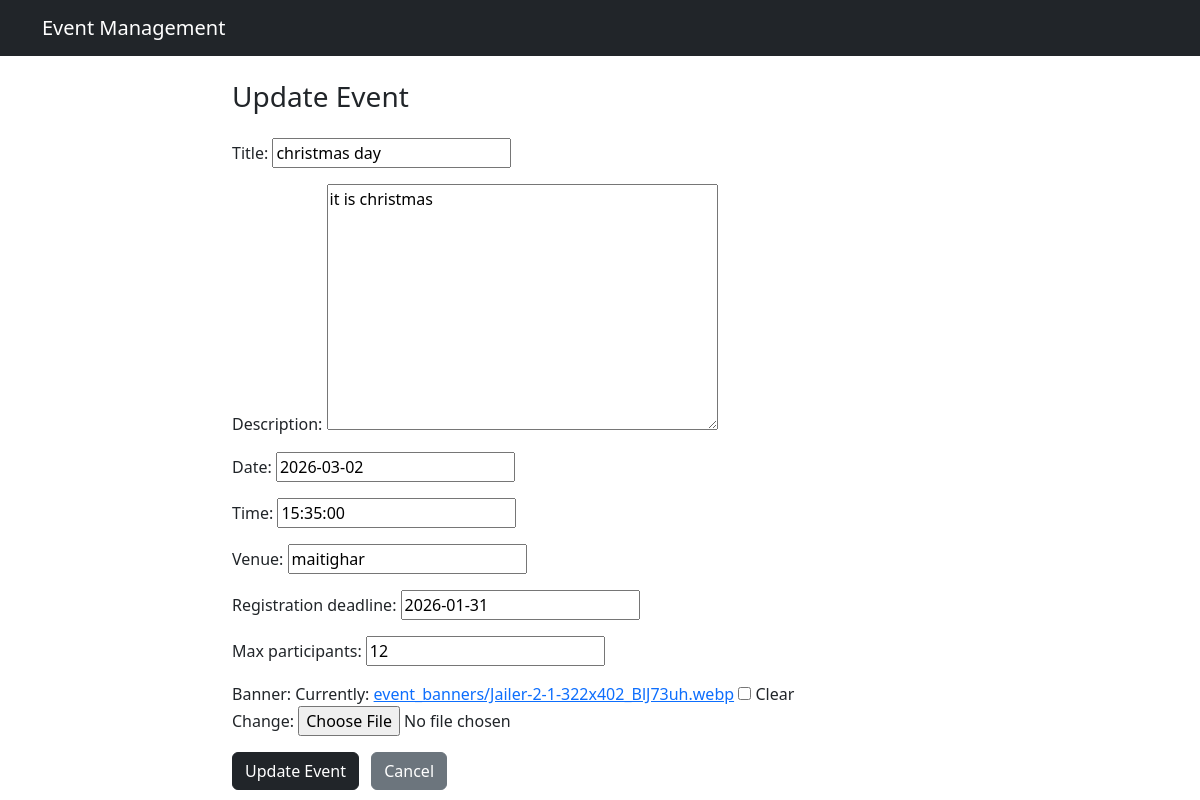
The app's page /update/4/ (signed in) with its own data.
### events/models.py (models this page shows, shortened)
class Event(models.Model):
    title=models.CharField(max_length=100)
    description=models.TextField(blank=True)
    date=models.DateField()
    time=models.TimeField()
    venue=models.CharField(max_length=100)
    registration_deadline=models.DateField()
    max_participants=models.IntegerField()
    banner=models.ImageField(upload_to="event_banners/",null=True,blank=True)
    created_at=models.DateTimeField(auto_now_add=True)

### events/views.py (the view)
# urls.py: path('update/<int:id>/',views.updateEvent,name="updateEvent"),
@staff_member_required(login_url='login')
def updateEvent(request,id):
    event=Event.objects.get(id=id)
    form=Eventform(instance=event)
    if request.method=='POST':
        form=Eventform(request.POST,request.FILES,  instance=event)
        if form.is_valid():
            form.save()
            return redirect("/")
    context={'form':form}
    return render(request,'events/create_event.html',context)

### events/form.py
class Eventform(ModelForm):
    class Meta:
        model=Event
        fields='__all__'
        exclude=['created_at']

### events/templates/events/create_event.html (shortened to what this page needs)
{% extends 'events/base.html' %}
{% block content %}
<div class="row justify-content-center">
    <div class="col-md-8">
        <h3 class="mb-4">
            {% if form.instance.pk %}
                Update Event
            {% else %}
                Create Event
            {% endif %}
        </h3>
        <form method="post" enctype="multipart/form-data">
            {{ form.as_p }}
            <button type="submit" class="btn btn-dark">
                {% if form.instance.pk %}
                    Update Event
                {% else %}
                    Create Event
                {% endif %}
            </button>
            <a href="/" class="btn btn-secondary ms-2">Cancel</a>
        </form>
    </div>
</div>
{% endblock %}

### records on screen
Event: title "christmas day", description "it is christmas", date "2026-03-02", time "15:35:00", venue "maitighar", registration_deadline "2026-01-31", max_participants "12"
